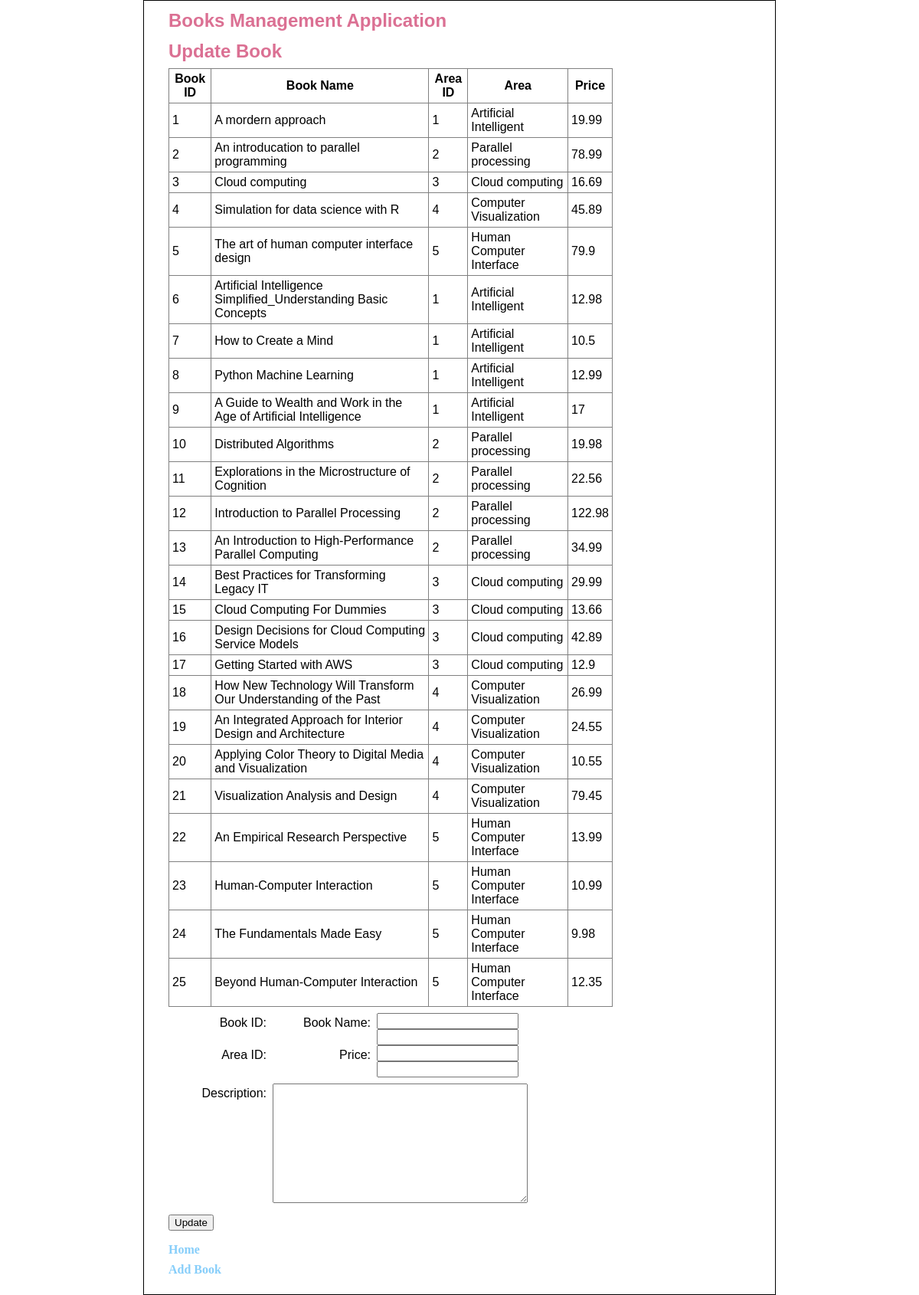
Page /project_1/bookstore/admin/update_index.php on the committed database.
### tables this page shows
CREATE TABLE IF NOT EXISTS `books` (
`bookID` int(11) NOT NULL,
  `bookName` varchar(255) NOT NULL,
  `areaID` int(11) NOT NULL,
  `price` float NOT NULL,
  `description` text NOT NULL
);

CREATE TABLE IF NOT EXISTS `bookareas` (
`areaID` int(11) NOT NULL,
  `areaName` varchar(255) NOT NULL
);

### project_1/bookstore/admin/update_index.php (called while the page is built, shortened)
<?php
require '../model/db.php';
include 'update_book.php';
?>

### project_1/bookstore/admin/update_book.php (the view, shortened to what this page needs)
<?php
require '../model/db.php';
 $query = '
        SELECT *
        FROM books b
        INNER JOIN bookareas a
        ON b.areaID = a.areaID';
 $all_books = $db->query($query);
?>
<head>
    <link rel="stylesheet" type="text/css" href="main.css" />
</head>
<main>
<p><h1>Books Management Application</h1></p>
<p><h1>Update Book</h1></p>
<table border="1">
<tr><th>Book ID</th>
    <th>Book Name</th>
	<th>Area ID</th>
	<th>Area</th>
    <th>Price</th>
</tr>
<?php foreach ($all_books as $book) : ?>
<tr>
<td><?php echo $book['bookID']; ?></td>
<td><?php echo $book['bookName']; ?></td>
<td><?php echo $book['areaID']; ?></td>
<td><?php echo $book['areaName']; ?></td>
<td><?php echo $book['price']; ?></td>
</tr>
<?php endforeach; ?>
</table>
<p>
<form method="Post" action="update_index.php">
<label>Book ID: </label><input type="text" name="book_id" required/>
<label>Book Name: </label><input type="text" name="book_name">
<label>Area ID: </label><input type="text" name="area_id">
<label>Price: </label><input type="text" name="price">
<p><label>Description: </label><textarea rows="10" cols="100"  name="description"/></textarea></p>
<p><input type="submit" name="submit" value="Update"></p>
</form>
</p>
<p><a href="admin_home.php">Home</a></p>
<p><a href="add_book.php">Add Book</a></p>
</main>

### project_1/bookstore/main.css (style rules this page uses)
main { margin-bottom: 1em; float: left; width: 580px; }
h1 { font-size: 150%; margin: .5em 0 .25em; }
h1, h2 { color: rgb(219,112,147); }
p { margin: .5em 0; }
a { color: rgb( 135,206,250); font-weight: bold; text-decoration:none; font-family: cursive; }
label { width: 8em; padding-right: .5em; padding-top: .25em; padding-bottom: .5em; text-align: right; float: left; }
textarea { font-family: Arial, Helvetica, sans-serif; width: 25em; margin-bottom: .5em; }
table { border-collapse: collapse; }
td, th { margin: 0; padding: .25em; }

### rows in the picture
books: bookID "1", bookName "A mordern approach", areaID.areaID "1", areaID.areaName "Artificial Intelligent", price "19.99"
books: bookID "2", bookName "An introducation to parallel programming", areaID.areaID "2", areaID.areaName "Parallel processing", price "78.99"
books: bookID "3", bookName "Cloud computing", areaID.areaID "3", areaID.areaName "Cloud computing", price "16.69"
books: bookID "4", bookName "Simulation for data science with R", areaID.areaID "4", areaID.areaName "Computer Visualization", price "45.89"
books: bookID "5", bookName "The art of human computer interface design", areaID.areaID "5", areaID.areaName "Human Computer Interface", price "79.9"
books: bookID "6", bookName "Artificial Intelligence Simplified_Understanding Basic Concepts", areaID.areaID "1", areaID.areaName "Artificial Intelligent", price "12.98"
books: bookID "7", bookName "How to Create a Mind", areaID.areaID "1", areaID.areaName "Artificial Intelligent", price "10.5"
books: bookID "8", bookName "Python Machine Learning", areaID.areaID "1", areaID.areaName "Artificial Intelligent", price "12.99"
books: bookID "9", bookName "A Guide to Wealth and Work in the Age of Artificial Intelligence", areaID.areaID "1", areaID.areaName "Artificial Intelligent", price "17"
books: bookID "10", bookName "Distributed Algorithms", areaID.areaID "2", areaID.areaName "Parallel processing", price "19.98"
books: bookID "11", bookName "Explorations in the Microstructure of Cognition", areaID.areaID "2", areaID.areaName "Parallel processing", price "22.56"
books: bookID "12", bookName "Introduction to Parallel Processing", areaID.areaID "2", areaID.areaName "Parallel processing", price "122.98"
books: bookID "13", bookName "An Introduction to High-Performance Parallel Computing", areaID.areaID "2", areaID.areaName "Parallel processing", price "34.99"
books: bookID "14", bookName "Best Practices for Transforming Legacy IT", areaID.areaID "3", areaID.areaName "Cloud computing", price "29.99"
books: bookID "15", bookName "Cloud Computing For Dummies", areaID.areaID "3", areaID.areaName "Cloud computing", price "13.66"
books: bookID "16", bookName "Design Decisions for Cloud Computing Service Models", areaID.areaID "3", areaID.areaName "Cloud computing", price "42.89"
books: bookID "17", bookName "Getting Started with AWS", areaID.areaID "3", areaID.areaName "Cloud computing", price "12.9"
books: bookID "18", bookName "How New Technology Will Transform Our Understanding of the Past", areaID.areaID "4", areaID.areaName "Computer Visualization", price "26.99"
books: bookID "19", bookName "An Integrated Approach for Interior Design and Architecture", areaID.areaID "4", areaID.areaName "Computer Visualization", price "24.55"
books: bookID "20", bookName "Applying Color Theory to Digital Media and Visualization", areaID.areaID "4", areaID.areaName "Computer Visualization", price "10.55"
books: bookID "21", bookName "Visualization Analysis and Design", areaID.areaID "4", areaID.areaName "Computer Visualization", price "79.45"
books: bookID "22", bookName "An Empirical Research Perspective", areaID.areaID "5", areaID.areaName "Human Computer Interface", price "13.99"
books: bookID "23", bookName "Human-Computer Interaction", areaID.areaID "5", areaID.areaName "Human Computer Interface", price "10.99"
books: bookID "24", bookName "The Fundamentals Made Easy", areaID.areaID "5", areaID.areaName "Human Computer Interface", price "9.98"
books: bookID "25", bookName "Beyond Human-Computer Interaction", areaID.areaID "5", areaID.areaName "Human Computer Interface", price "12.35"
